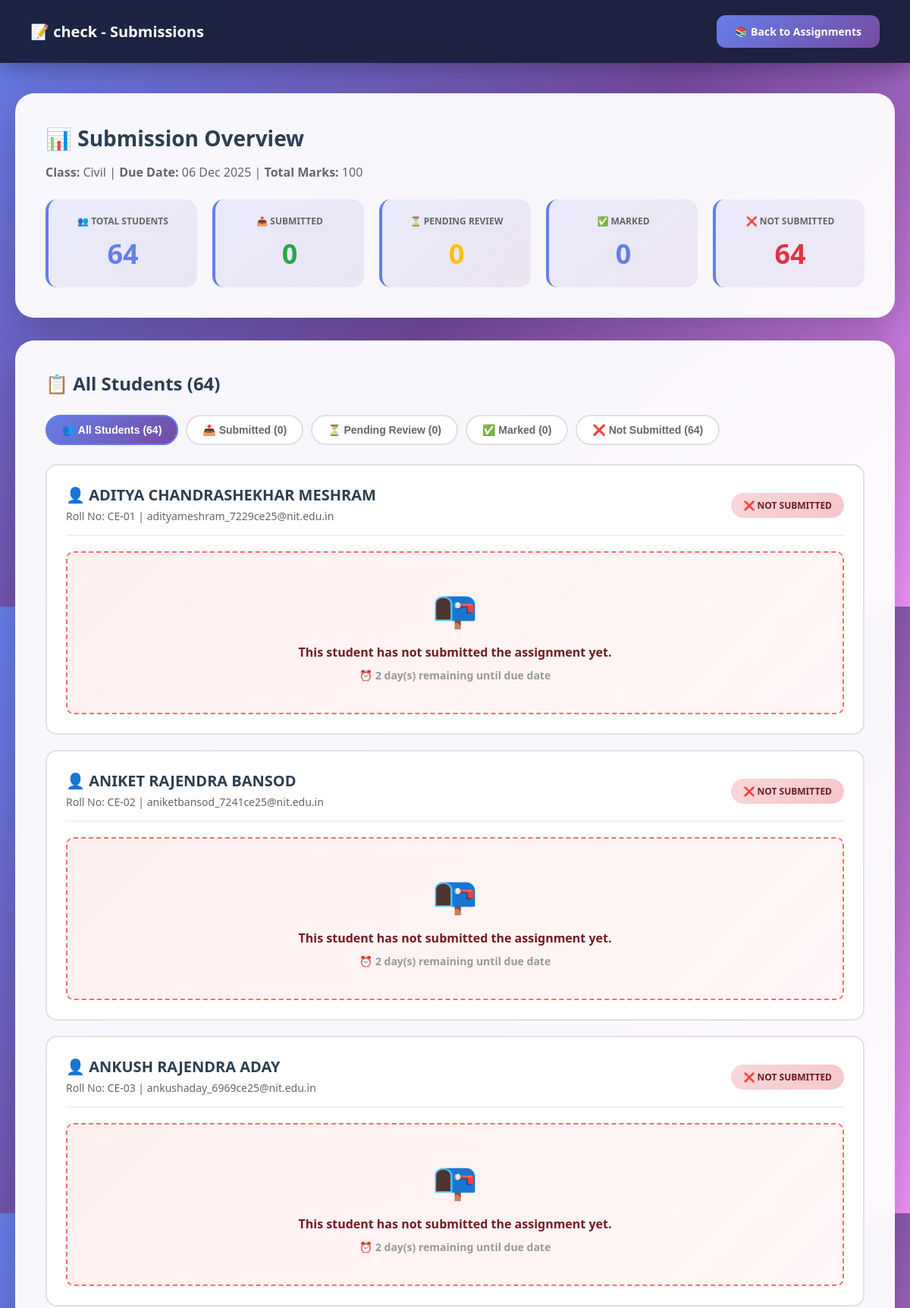
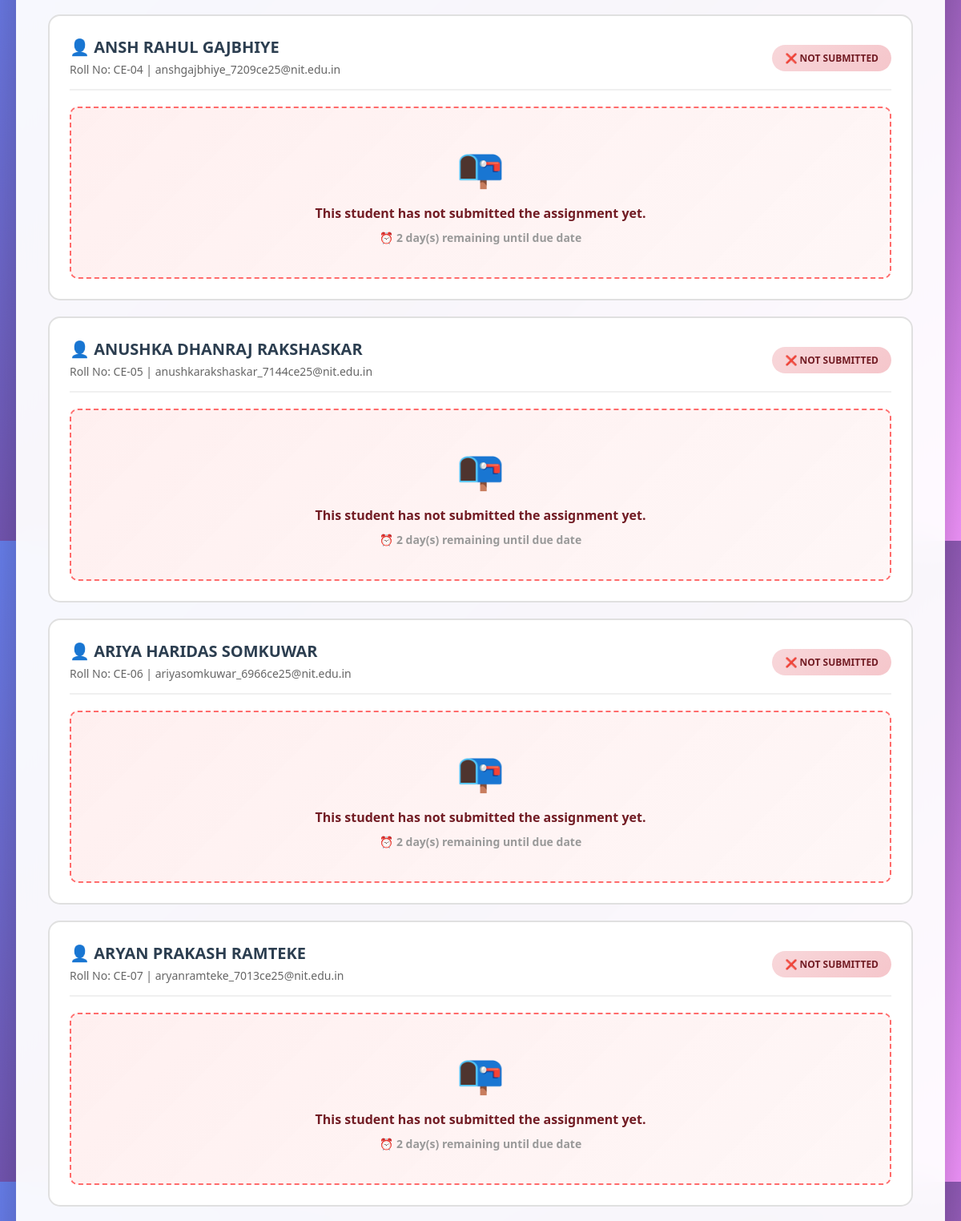
/teacher/view_submissions.php?assignment_id=5 (signed in, upper part), run on the app's committed database (2 pictures, top to bottom).
### tables this page shows
CREATE TABLE `assignments` (
  `id` int(11) NOT NULL,
  `teacher_id` int(11) NOT NULL,
  `class_id` int(11) NOT NULL,
  `title` varchar(255) NOT NULL,
  `description` text DEFAULT NULL,
  `due_date` date NOT NULL,
  `total_marks` int(11) NOT NULL DEFAULT 100,
  `file_path` varchar(255) DEFAULT NULL,
  `created_at` timestamp NOT NULL DEFAULT current_timestamp(),
  `updated_at` timestamp NOT NULL DEFAULT current_timestamp() ON UPDATE current_timestamp()
);

CREATE TABLE `classes` (
  `id` int(11) NOT NULL,
  `class_name` varchar(100) NOT NULL,
  `department_id` int(11) NOT NULL,
  `year` int(11) NOT NULL,
  `section` varchar(10) NOT NULL,
  `teacher_id` int(11) NOT NULL,
  `semester` int(11) NOT NULL,
  `academic_year` varchar(20) NOT NULL,
  `created_at` timestamp NOT NULL DEFAULT current_timestamp()
);

CREATE TABLE `students` (
  `id` int(11) NOT NULL,
  `roll_number` varchar(50) NOT NULL,
  `full_name` varchar(100) NOT NULL,
  `email` varchar(100) NOT NULL,
  `phone` varchar(15) DEFAULT NULL,
  `photo` varchar(255) DEFAULT NULL,
  `password` varchar(255) NOT NULL,
  `department_id` int(11) NOT NULL,
  `class_id` int(11) NOT NULL,
  `year` int(11) NOT NULL,
  `semester` int(11) NOT NULL,
  `admission_year` varchar(10) DEFAULT NULL,
  `is_active` tinyint(1) DEFAULT 1,
  `created_at` timestamp NOT NULL DEFAULT current_timestamp()
);

### db.php (called while the page is built, shortened)
<?php
$conn = new mysqli(DB_HOST, DB_USER, DB_PASS, DB_NAME);
$conn->set_charset("utf8mb4");
$conn->query("SET time_zone = '+05:30'");
function isLoggedIn() {
    return isset($_SESSION['user_id']) && isset($_SESSION['role']);
}
function getCurrentUser() {
    global $conn;
    $user_id = $_SESSION['user_id'];
    $role = $_SESSION['role'];
    if ($role === 'student') {
        $query = "SELECT * FROM students WHERE id = ?";
    } elseif ($role === 'parent') {
        $query = "SELECT * FROM parents WHERE id = ?";
    } else {
        $query = "SELECT * FROM users WHERE id = ?";
    }
    $stmt = $conn->prepare($query);
    $stmt->bind_param("i", $user_id);
    $stmt->execute();
    $result = $stmt->get_result();
    return $result->fetch_assoc();
}
?>

### teacher/view_submissions.php (the view, shortened to what this page needs)
<?php
require_once '../db.php';
$user = getCurrentUser();
$teacher_id = $user['id'];
$assignment_id = isset($_GET['assignment_id']) ? intval($_GET['assignment_id']) : 0;
$assignment_query = "SELECT a.*, c.section, c.class_name, c.id as class_id,
                     c.year, c.semester, c.academic_year
                     FROM assignments a
                     JOIN classes c ON a.class_id = c.id
                     WHERE a.id = ? AND a.teacher_id = ?";
$stmt = $conn->prepare($assignment_query);
$stmt->bind_param("ii", $assignment_id, $teacher_id);
$stmt->execute();
$assignment = $stmt->get_result()->fetch_assoc();
$submissions_query = "SELECT
                        s.id as student_id,
                        s.roll_number,
                        s.full_name,
                        s.email,
                        asub.id as submission_id,
                        asub.submission_text,
                        asub.file_path,
                        asub.submitted_at,
                        asub.marks_obtained,
                        asub.feedback,
                        asub.status,
                        asub.marked_at
                      FROM students s
                      INNER JOIN classes c ON s.class_id = c.id
                      LEFT JOIN assignment_submissions asub
                        ON s.id = asub.student_id
                        AND asub.assignment_id = ?
                      WHERE c.section = ?
                        AND c.year = ?
                        AND c.semester = ?
                        AND c.academic_year = ?
                      ORDER BY s.roll_number";
$stmt = $conn->prepare($submissions_query);
$stmt->bind_param("issis",
    $assignment_id,
    $assignment['section'],
    $assignment['year'],
    $assignment['semester'],
    $assignment['academic_year']
);
$stmt->execute();
$submissions = $stmt->get_result();
$total_students = 0;
$submitted_count = 0;
$marked_count = 0;
$pending_count = 0;
$not_submitted_count = 0;
$submissions_array = [];
while ($sub = $submissions->fetch_assoc()) {
    $submissions_array[] = $sub;
    $total_students++;
    if ($sub['status'] === 'marked') {
        $marked_count++;
        $submitted_count++;
    } elseif ($sub['status'] === 'submitted') {
        $submitted_count++;
        $pending_count++;
    } else {
        $not_submitted_count++;
    }
}
?>
<!DOCTYPE html>
<html lang="en">
<head>
</head>
<body>
    <nav class="navbar">
        <h1>📝 <?php echo htmlspecialchars($assignment['title']); ?> - Submissions</h1>
        <div class="nav-links">
            <a href="assignments.php" class="btn btn-primary">📚 Back to Assignments</a>
        </div>
    </nav>
    <div class="container">
        <div class="header-section">
            <h2>📊 Submission Overview</h2>
            <p style="color: #666; margin-top: 10px;">
                <strong>Class:</strong> <?php echo htmlspecialchars($assignment['section']); ?> |
                <strong>Due Date:</strong> <?php echo date('d M Y', strtotime($assignment['due_date'])); ?> |
                <strong>Total Marks:</strong> <?php echo $assignment['total_marks']; ?>
            </p>
            <div class="stats-grid">
                <div class="stat-card">
                    <h3>👥 Total Students</h3>
                    <div class="stat-value"><?php echo $total_students; ?></div>
                </div>
                <div class="stat-card">
                    <h3>📤 Submitted</h3>
                    <div class="stat-value" style="color: #28a745;"><?php echo $submitted_count; ?></div>
                </div>
                <div class="stat-card">
                    <h3>⏳ Pending Review</h3>
                    <div class="stat-value" style="color: #ffc107;"><?php echo $pending_count; ?></div>
                </div>
                <div class="stat-card">
                    <h3>✅ Marked</h3>
                    <div class="stat-value" style="color: #667eea;"><?php echo $marked_count; ?></div>
                </div>
                <div class="stat-card">
                    <h3>❌ Not Submitted</h3>
                    <div class="stat-value" style="color: #dc3545;"><?php echo $not_submitted_count; ?></div>
                </div>
            </div>
        </div>
        <div class="submissions-container">
            <h3 style="font-size: 24px; color: #2c3e50; margin-bottom: 25px;">📋 All Students (<?php echo count($submissions_array); ?>)</h3>
            <div style="display: flex; gap: 10px; margin-bottom: 25px; flex-wrap: wrap;">
                <button class="filter-btn active" onclick="filterSubmissions('all')" data-filter="all">
                    👥 All Students (<?php echo $total_students; ?>)
                </button>
                <button class="filter-btn" onclick="filterSubmissions('submitted')" data-filter="submitted">
                    📤 Submitted (<?php echo $submitted_count; ?>)
                </button>
                <button class="filter-btn" onclick="filterSubmissions('pending')" data-filter="pending">
                    ⏳ Pending Review (<?php echo $pending_count; ?>)
                </button>
                <button class="filter-btn" onclick="filterSubmissions('marked')" data-filter="marked">
                    ✅ Marked (<?php echo $marked_count; ?>)
                </button>
                <button class="filter-btn" onclick="filterSubmissions('not-submitted')" data-filter="not-submitted">
                    ❌ Not Submitted (<?php echo $not_submitted_count; ?>)
                </button>
            </div>
            <?php if (count($submissions_array) > 0): ?>
                <?php foreach ($submissions_array as $submission):
                    $filter_class = 'not-submitted';
                ?>
                    <div class="submission-card" data-status="<?php echo $filter_class; ?>">
                        <div class="submission-header">
                            <div class="student-info">
                                <h3>👤 <?php echo htmlspecialchars($submission['full_name']); ?></h3>
                                <p>
                                    Roll No: <?php echo htmlspecialchars($submission['roll_number']); ?> |
                                    <?php echo htmlspecialchars($submission['email']); ?>
                                </p>
                            </div>
                            <div>
                                <?php if ($submission['status'] === 'marked'): ?>
                                    <span class="badge badge-success">✅ Marked</span>
                                <?php elseif ($submission['status'] === 'submitted'): ?>
                                    <span class="badge badge-warning">⏳ Pending Review</span>
                                <?php else: ?>
                                    <span class="badge badge-danger">❌ Not Submitted</span>
                                <?php endif; ?>
                            </div>
                        </div>
                        <?php if ($submission['status'] === 'submitted' || $submission['status'] === 'marked'): ?>
                            <div class="submission-content">
                                <?php if ($submission['submission_text']): ?>
                                    <p><strong>📝 Submission:</strong></p>
                                    <p><?php echo nl2br(htmlspecialchars($submission['submission_text'])); ?></p>
                                <?php endif; ?>
                                <?php if ($submission['file_path']): ?>
                                    <p>
                                        <strong>📎 Attachment:</strong><br>
                                        <?php
                                        $filename = basename($submission['file_path']);
                                        $file_url = "../uploads/submissions/" . $filename;
                                        $full_path = dirname(__DIR__) . "/uploads/submissions/" . $filename;
                                        $file_exists = file_exists($full_path);
                                        ?>
                                        <?php if ($file_exists): ?>
                                            <a href="<?php echo htmlspecialchars($file_url); ?>"
                                               class="file-link"
                                               target="_blank">
                                                📄 <?php echo htmlspecialchars($filename); ?>
                                            </a>
                                        <?php else: ?>
                                            <span style="color: #dc3545;">
                                                ⚠️ File not found: <?php echo htmlspecialchars($filename); ?>
                                            </span>
                                        <?php endif; ?>
                                    </p>
                                <?php endif; ?>
                                <p style="color: #666; font-size: 13px; margin-top: 15px;">
                                    🕒 Submitted on: <?php echo date('d M Y, g:i A', strtotime($submission['submitted_at'])); ?>
                                </p>
                            </div>
                            <?php if ($submission['status'] === 'marked'): ?>
                                <div class="marks-display">
                                    💯 Marks Awarded: <?php echo $submission['marks_obtained']; ?> / <?php echo $assignment['total_marks']; ?>
                                    <span style="font-size: 12px; opacity: 0.9; margin-left: 10px;">
                                        (Marked on <?php echo date('d M Y', strtotime($submission['marked_at'])); ?>)
                                    </span>
                                </div>
                                <?php if ($submission['feedback']): ?>
                                    <div class="feedback-display">
                                        <strong>📢 Feedback:</strong>
                                        <p style="margin-top: 10px; color: #2c3e50;">
                                            <?php echo nl2br(htmlspecialchars($submission['feedback'])); ?>
                                        </p>
                                    </div>
                                <?php endif; ?>
                            <?php else: ?>
                                <form method="POST" class="marking-form">
                                    <h4 style="color: #2c3e50; margin-bottom: 15px;">✏️ Mark This Submission</h4>
                                    <input type="hidden" name="submission_id" value="<?php echo $submission['submission_id']; ?>">
                                    <div class="form-group">
                                        <label for="marks_<?php echo $submission['submission_id']; ?>">
                                            💯 Marks Obtained (out of <?php echo $assignment['total_marks']; ?>)
                                        </label>
                                        <input type="number"
                                               name="marks_obtained"
                                               id="marks_<?php echo $submission['submission_id']; ?>"
                                               min="0"
                                               max="<?php echo $assignment['total_marks']; ?>"
                                               required>
                                    </div>
                                    <div class="form-group">
                                        <label for="feedback_<?php echo $submission['submission_id']; ?>">
                                            📢 Feedback (Optional)
                                        </label>
                                        <textarea name="feedback"
                                                  id="feedback_<?php echo $submission['submission_id']; ?>"
                                                  rows="3"
                                                  placeholder="Provide feedback to the student..."></textarea>
                                    </div>
                                    <button type="submit" name="mark_submission" class="btn btn-success">
                                        ✅ Submit Marks
                                    </button>
                                </form>
                            <?php endif; ?>
                        <?php else: ?>
                            <div class="not-submitted-notice">
                                <p style="font-size: 48px; margin-bottom: 15px;">📭</p>
                                <p>This student has not submitted the assignment yet.</p>
                                <p style="font-size: 14px; color: #999; margin-top: 10px;">
                                    <?php
                                    $days_left = floor((strtotime($assignment['due_date']) - time()) / 86400);
                                    if ($days_left > 0) {
                                        echo "⏰ $days_left day(s) remaining until due date";
                                    } else {
                                        echo "⚠️ Assignment is past due date";
                                    }
                                    ?>
                                </p>
                            </div>
                        <?php endif; ?>
                    </div>
                <?php endforeach; ?>
            <?php endif; ?>
        </div>
    </div>
</body>
</html>

### data on the page
assignments: title "check", class.section "Civil", due_date "06 Dec 2025", total_marks "100", due_date "2"
students: full_name "ADITYA CHANDRASHEKHAR MESHRAM", roll_number "CE-01", email "adityameshram_7229ce25@nit.edu.in"
students: full_name "ANIKET RAJENDRA BANSOD", roll_number "CE-02", email "aniketbansod_7241ce25@nit.edu.in"
students: full_name "ANKUSH RAJENDRA ADAY", roll_number "CE-03", email "ankushaday_6969ce25@nit.edu.in"
students: full_name "ANSH RAHUL GAJBHIYE", roll_number "CE-04", email "anshgajbhiye_7209ce25@nit.edu.in"
students: full_name "ANUSHKA DHANRAJ RAKSHASKAR", roll_number "CE-05", email "anushkarakshaskar_7144ce25@nit.edu.in"
students: full_name "ARIYA HARIDAS SOMKUWAR", roll_number "CE-06", email "ariyasomkuwar_6966ce25@nit.edu.in"
students: full_name "ARYAN PRAKASH RAMTEKE", roll_number "CE-07", email "aryanramteke_7013ce25@nit.edu.in"

### other printed values
$total_students "64"
$submitted_count "0"
$pending_count "0"
$marked_count "0"
$not_submitted_count "64"
count($submissions_array) "64"
